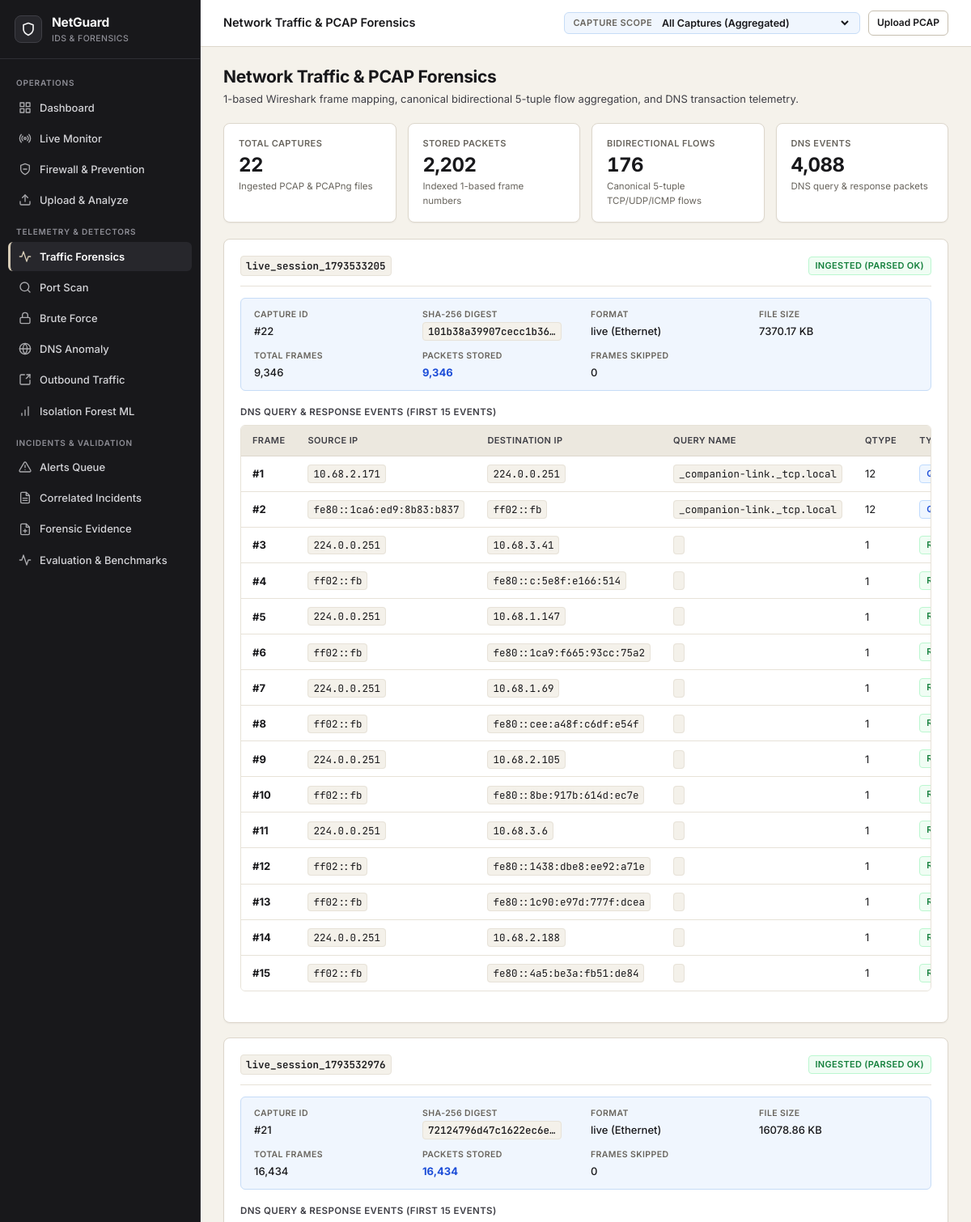
/traffic_forensics?all=1 (upper part), run on the app's committed database.
### tables this page shows
CREATE TABLE captures (
    id INTEGER PRIMARY KEY AUTOINCREMENT,
    filename TEXT NOT NULL,
    stored_path TEXT NOT NULL,
    sha256 TEXT NOT NULL UNIQUE,
    size_bytes INTEGER NOT NULL,
    file_format TEXT NOT NULL,
    link_type TEXT NOT NULL,
    frames_total INTEGER NOT NULL DEFAULT 0,
    packets_stored INTEGER NOT NULL DEFAULT 0,
    frames_skipped INTEGER NOT NULL DEFAULT 0,
    skipped_json TEXT NOT NULL DEFAULT '{}',
    first_ts REAL,
    last_ts REAL,
    source TEXT NOT NULL DEFAULT 'upload',
    status TEXT NOT NULL DEFAULT 'importing',
    error TEXT,
    imported_at REAL NOT NULL,
    netguard_version TEXT NOT NULL,
    scapy_version TEXT NOT NULL
);

CREATE TABLE dns_events (
    id INTEGER PRIMARY KEY AUTOINCREMENT,
    capture_id INTEGER NOT NULL REFERENCES captures(id) ON DELETE CASCADE,
    frame_no INTEGER NOT NULL,
    ts REAL NOT NULL,
    client_ip TEXT NOT NULL,
    server_ip TEXT NOT NULL,
    qname TEXT NOT NULL,
    qname_len INTEGER NOT NULL,
    max_label_len INTEGER NOT NULL,
    qtype INTEGER NOT NULL,
    is_response INTEGER NOT NULL,
    rcode INTEGER,
    txid INTEGER NOT NULL
);

### netguard/web/app.py (the view)
    @app.route("/traffic_forensics")
    def traffic_forensics():
        conn = get_db(app.config["DB_PATH"])
        try:
            ctx = get_current_analysis_context(conn)
            cap_id = ctx.get("capture_id")
            is_all = ctx.get("is_all_captures")
            if not is_all and cap_id:
                cursor = conn.execute("SELECT * FROM captures WHERE id = ?;", (cap_id,))
                cap_rows = [dict(r) for r in cursor.fetchall()]
                total_packets = conn.execute("SELECT COUNT(*) FROM packets WHERE capture_id = ?;", (cap_id,)).fetchone()[0]
                total_flows = conn.execute("SELECT COUNT(*) FROM flows WHERE capture_id = ?;", (cap_id,)).fetchone()[0]
                total_dns = conn.execute("SELECT COUNT(*) FROM dns_events WHERE capture_id = ?;", (cap_id,)).fetchone()[0]
            else:
                cursor = conn.execute("SELECT * FROM captures ORDER BY imported_at DESC;")
                cap_rows = [dict(r) for r in cursor.fetchall()]
                total_packets = conn.execute("SELECT COUNT(*) FROM packets;").fetchone()[0]
                total_flows = conn.execute("SELECT COUNT(*) FROM flows;").fetchone()[0]
                total_dns = conn.execute("SELECT COUNT(*) FROM dns_events;").fetchone()[0]
            captures = []
            for cap in cap_rows:
                pkt_cur = conn.execute(
                    "SELECT * FROM packets WHERE capture_id = ? ORDER BY frame_no LIMIT 15;",
                    (cap["id"],),
                )
                cap["packet_sample"] = [dict(r) for r in pkt_cur.fetchall()]
                flow_cur = conn.execute(
                    "SELECT * FROM flows WHERE capture_id = ? ORDER BY start_ts LIMIT 15;",
                    (cap["id"],),
                )
                cap["flow_sample"] = [dict(r) for r in flow_cur.fetchall()]
                dns_cur = conn.execute(
                    "SELECT * FROM dns_events WHERE capture_id = ? ORDER BY ts LIMIT 15;",
                    (cap["id"],),
                )
                cap["dns_sample"] = [dict(r) for r in dns_cur.fetchall()]
                proto_cur = conn.execute(
                    "SELECT proto, COUNT(*) as cnt FROM packets WHERE capture_id = ? GROUP BY proto;",
                    (cap["id"],),
                )
                cap["proto_dist"] = {r["proto"]: r["cnt"] for r in proto_cur.fetchall()}
                captures.append(cap)
            return render_template(
                "traffic_forensics.html",
                captures=captures,
                total_packets=total_packets,
                total_flows=total_flows,
                total_dns=total_dns,
                analysis_ctx=ctx,
            )
        finally:
            conn.close()

### netguard/db.py (called while the page is built)
def get_db(db_path: Union[str, Path] = DEFAULT_DB_PATH) -> sqlite3.Connection:
    path = Path(db_path)
    if str(db_path) != ":memory:":
        path.parent.mkdir(parents=True, exist_ok=True)
    conn = sqlite3.connect(path)
    conn.row_factory = sqlite3.Row
    conn.execute("PRAGMA foreign_keys = ON;")
    return conn

### netguard/web/app.py (called while the page is built, shortened)
def get_current_analysis_context(conn) -> Dict[str, Any]:
    cap_rows = conn.execute(
        "SELECT id, filename, source, imported_at, packets_stored, status FROM captures ORDER BY id DESC;"
    ).fetchall()
    all_captures = [dict(r) for r in cap_rows]
    req_all = request.args.get("all")
    if req_all == "1" or req_all == "true":
        session.pop("current_capture_id", None)
        session.pop("current_run_id", None)
        return {
            "is_all_captures": True,
            "selected_capture": None,
            "selected_run": None,
            "all_captures": all_captures,
            "capture_id": None,
            "run_id": None,
        }

### netguard/web/templates/traffic_forensics.html (shortened to what this page needs)
{% extends "base.html" %}
{% block topbar_title %}Network Traffic & PCAP Forensics{% endblock %}
{% block content %}
<div class="page-header">
    <div class="page-header-left">
        <h1 class="page-title">Network Traffic &amp; PCAP Forensics</h1>
        <p class="page-subtitle">1-based Wireshark frame mapping, canonical bidirectional 5-tuple flow aggregation, and DNS transaction telemetry.</p>
    </div>
</div>
{% if not captures %}
<div class="card">
    <div class="empty-state">
        <h3>No Captures Analyzed</h3>
        <p>Upload a .pcap or .pcapng file via the Upload &amp; Analyze console to inspect decoded packets and reconstructed flows.</p>
        <a href="{{ url_for('upload') }}" class="btn btn-primary" style="margin-top: 12px;">Ingest PCAP File</a>
    </div>
</div>
{% else %}
<div class="stats-grid">
    <div class="stat-card">
        <div class="stat-label">{% if analysis_ctx and not analysis_ctx.is_all_captures %}Scoped Capture{% else %}Total Captures{% endif %}</div>
        <div class="stat-value" style="margin-top: 4px;">{{ captures|length }}</div>
        <div class="stat-detail">{% if analysis_ctx and not analysis_ctx.is_all_captures and analysis_ctx.selected_capture %}Selected: #{{ analysis_ctx.selected_capture.id }} ({{ analysis_ctx.selected_capture.filename }}){% else %}Ingested PCAP &amp; PCAPng files{% endif %}</div>
    </div>
    <div class="stat-card">
        <div class="stat-label">Stored Packets</div>
        <div class="stat-value" style="margin-top: 4px;">{{ "{:,}".format(total_packets) }}</div>
        <div class="stat-detail">Indexed 1-based frame numbers</div>
    </div>
    <div class="stat-card">
        <div class="stat-label">Bidirectional Flows</div>
        <div class="stat-value" style="margin-top: 4px;">{{ "{:,}".format(total_flows) }}</div>
        <div class="stat-detail">Canonical 5-tuple TCP/UDP/ICMP flows</div>
    </div>
    <div class="stat-card">
        <div class="stat-label">DNS Events</div>
        <div class="stat-value" style="margin-top: 4px;">{{ "{:,}".format(total_dns) }}</div>
        <div class="stat-detail">DNS query &amp; response packets</div>
    </div>
</div>
{% for cap in captures %}
<div class="card">
    <div class="card-header">
        <h2 class="card-title">
            <code>{{ cap.filename }}</code>
        </h2>
        <span class="badge badge-{% if cap.status == 'ok' %}success{% else %}info{% endif %}" title="Indicates PCAP parsing succeeded, not that traffic is benign">
            {% if cap.status == 'ok' %}ingested (parsed ok){% else %}{{ cap.status }}{% endif %}
        </span>
    </div>
    <div class="result-detail" style="margin-bottom: 18px;">
        <div class="result-detail-item">
            <span class="result-detail-label">Capture ID</span>
            <span class="result-detail-value">#{{ cap.id }}</span>
        </div>
        <div class="result-detail-item">
            <span class="result-detail-label">SHA-256 Digest</span>
            <span class="result-detail-value"><code>{{ cap.sha256[:20] }}&hellip;</code></span>
        </div>
        <div class="result-detail-item">
            <span class="result-detail-label">Format</span>
            <span class="result-detail-value">{{ cap.file_format }} ({{ cap.link_type }})</span>
        </div>
        <div class="result-detail-item">
            <span class="result-detail-label">File Size</span>
            <span class="result-detail-value">{{ "%.2f"|format(cap.size_bytes / 1024.0) }} KB</span>
        </div>
        <div class="result-detail-item">
            <span class="result-detail-label">Total Frames</span>
            <span class="result-detail-value">{{ "{:,}".format(cap.frames_total) }}</span>
        </div>
        <div class="result-detail-item">
            <span class="result-detail-label">Packets Stored</span>
            <span class="result-detail-value" style="color: var(--primary); font-weight: 700;">{{ "{:,}".format(cap.packets_stored) }}</span>
        </div>
        <div class="result-detail-item">
            <span class="result-detail-label">Frames Skipped</span>
            <span class="result-detail-value">{{ cap.frames_skipped }}</span>
        </div>
    </div>
    {% if cap.dns_sample %}
    <div style="margin-bottom: 18px;">
        <div class="form-label">DNS Query &amp; Response Events (First 15 Events)</div>
        <div class="table-responsive">
            <table>
                <thead>
                    <tr>
                        <th>Frame</th>
                        <th>Source IP</th>
                        <th>Destination IP</th>
                        <th>Query Name</th>
                        <th>QType</th>
                        <th>Type</th>
                    </tr>
                </thead>
                <tbody>
                    {% for dns in cap.dns_sample %}
                    <tr>
                        <td><strong>#{{ dns.frame_no }}</strong></td>
                        <td><code>{{ dns.client_ip }}</code></td>
                        <td><code>{{ dns.server_ip }}</code></td>
                        <td style="max-width: 260px; overflow: hidden; text-overflow: ellipsis; white-space: nowrap;"><code>{{ dns.qname }}</code></td>
                        <td>{{ dns.qtype }}</td>
                        <td>{% if dns.is_response %}<span class="badge badge-success">Response</span>{% else %}<span class="badge badge-info">Query</span>{% endif %}</td>
                    </tr>
                    {% endfor %}
                </tbody>
            </table>
        </div>
    </div>
    {% endif %}
</div>
{% endfor %}
{% endif %}
{% endblock %}

### data on the page
captures: filename "live_session_1793533205", status "INGESTED (PARSED OK)", id "22", sha256 "101b38a39907cecc1b36", file_format "live", link_type "Ethernet", cap.size_bytes/1024.0 "7370.17", frames_total "9,346", packets_stored "9,346", frames_skipped "0"
dns_events: frame_no "1", client_ip "10.68.2.171", server_ip "224.0.0.251", qname "_companion-link._tcp.local", qtype "12"
dns_events: frame_no "2", client_ip "fe80::1ca6:ed9:8b83:b837", server_ip "ff02::fb", qname "_companion-link._tcp.local", qtype "12"
dns_events: frame_no "3", client_ip "224.0.0.251", server_ip "10.68.3.41", qtype "1"
dns_events: frame_no "4", client_ip "ff02::fb", server_ip "fe80::c:5e8f:e166:514", qtype "1"
dns_events: frame_no "5", client_ip "224.0.0.251", server_ip "10.68.1.147", qtype "1"
dns_events: frame_no "6", client_ip "ff02::fb", server_ip "fe80::1ca9:f665:93cc:75a2", qtype "1"
dns_events: frame_no "7", client_ip "224.0.0.251", server_ip "10.68.1.69", qtype "1"
dns_events: frame_no "8", client_ip "ff02::fb", server_ip "fe80::cee:a48f:c6df:e54f", qtype "1"
dns_events: frame_no "9", client_ip "224.0.0.251", server_ip "10.68.2.105", qtype "1"
dns_events: frame_no "10", client_ip "ff02::fb", server_ip "fe80::8be:917b:614d:ec7e", qtype "1"
dns_events: frame_no "11", client_ip "224.0.0.251", server_ip "10.68.3.6", qtype "1"
dns_events: frame_no "12", client_ip "ff02::fb", server_ip "fe80::1438:dbe8:ee92:a71e", qtype "1"
dns_events: frame_no "13", client_ip "ff02::fb", server_ip "fe80::1c90:e97d:777f:dcea", qtype "1"
dns_events: frame_no "14", client_ip "224.0.0.251", server_ip "10.68.2.188", qtype "1"
dns_events: frame_no "15", client_ip "ff02::fb", server_ip "fe80::4a5:be3a:fb51:de84", qtype "1"
captures: filename "live_session_1793532976", status "INGESTED (PARSED OK)", id "21", sha256 "72124796d47c1622ec6e", file_format "live", link_type "Ethernet", cap.size_bytes/1024.0 "16078.86", frames_total "16,434", packets_stored "16,434", frames_skipped "0"

### other printed values
{{ captures|length }} "22"
{{ "{:,}".format(total_packets) }} "2,202"
{{ "{:,}".format(total_flows) }} "176"
{{ "{:,}".format(total_dns) }} "4,088"
